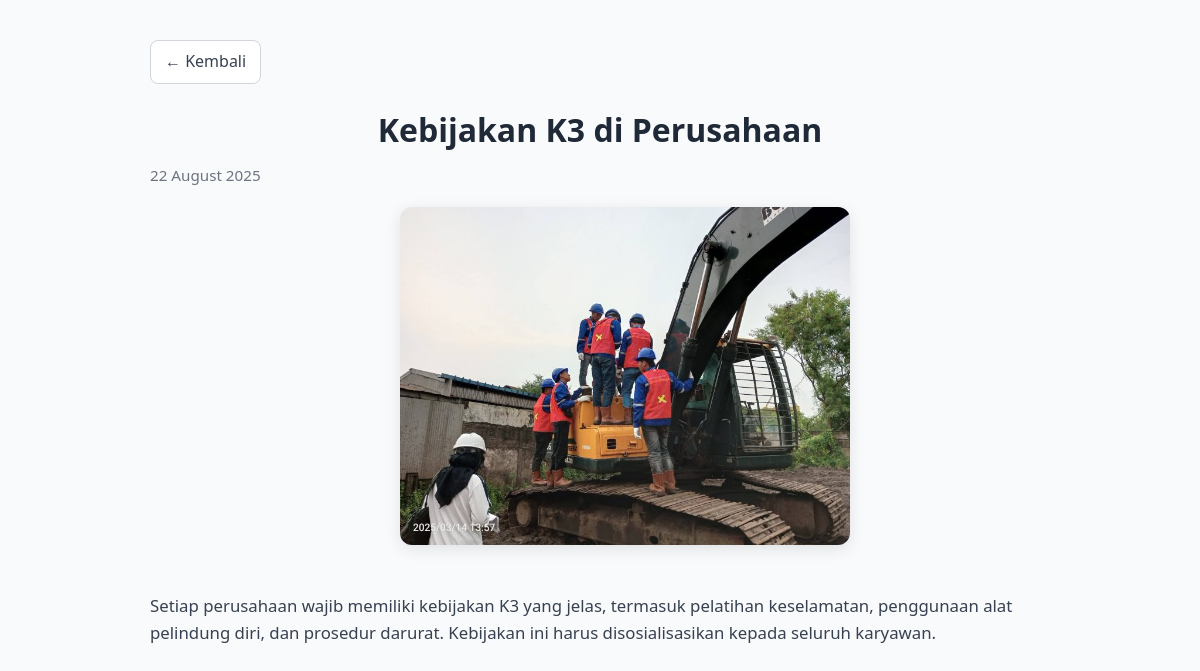
/view.php?id=13, run on the app's committed database.
### tables this page shows
CREATE TABLE `articles` (
  `id` int NOT NULL,
  `title` varchar(255) NOT NULL,
  `date` date NOT NULL,
  `description` text NOT NULL,
  `image_url` varchar(255) NOT NULL,
  `content` text
);

### view.php (the view, shortened to what this page needs)
<?php
require __DIR__ . '/connect.php';
$id = isset($_GET['id']) ? (int)$_GET['id'] : 0;
$stmt = $pdo->prepare("SELECT * FROM articles WHERE id = ?");
$stmt->execute([$id]);
$a = $stmt->fetch();
?>
<!DOCTYPE html>
<html lang="id">
<head>
</head>
<body>
  <div class="wrap">
    <a class="btn" href="manageartikel.php">← Kembali</a>
    <h1><?= htmlspecialchars($a['title']) ?></h1>
    <div class="muted"><?= date('d F Y', strtotime($a['date'])) ?></div>
    <?php if ($a['image_url']): ?>
      <p><img class="article-img" src="<?= htmlspecialchars($a['image_url']) ?>" alt=""></p>
    <?php endif; ?>
    <article class="content">
      <?= $a['content']  ?>
    </article>
  </div>
</body>
</html>

### view.php (style rules this page uses)
body { font-family: "Segoe UI", Roboto, system-ui, sans-serif; margin: 0; background: #f9fafb; color: #111827; line-height: 1.6; }
.wrap { max-width: 900px; margin: 40px auto; padding: 0 16px; }
.btn { display: inline-block; padding: 8px 14px; border: 1px solid #d1d5db; border-radius: 8px; text-decoration: none; color: #374151; background: #fff; transition: all 0.2s ease; }
h1 { margin: 20px 0 8px; font-size: 2rem; font-weight: 700; color: #1f2937; text-align: center; }
.muted { color: #6b7280; margin-bottom: 20px; font-size: 0.95rem; }
img.article-img { max-width: 50%; height: auto; border-radius: 12px; box-shadow: 0 4px 16px rgba(0,0,0,0.1); margin-bottom: 24px; margin-left: 250px; text-align: center; justify-content: center; }
article.content { font-size: 1.05rem; color: #374151; }
article.content p { margin-bottom: 1em; }

### data on the page
articles: title "Kebijakan K3 di Perusahaan", date "22 August 2025", image_url (picture), content "Setiap perusahaan wajib memiliki kebijakan K3 yang jelas, termasuk pelatihan keselamatan, penggunaan alat pelindung diri, dan prosedur darurat. Kebijakan ini harus disosialisasikan kepada seluruh karyawan."
